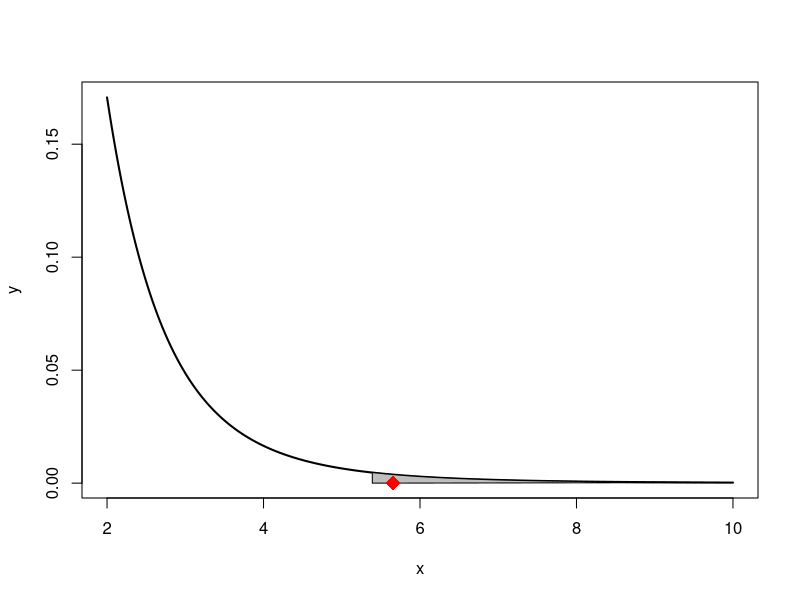

Write the R code that produced this figure.
#Page 693

t1<-c(71,72,75,80,60,65,63,78,75,73,72,65,63,69,64,71)
t2<-c(77,67,79,78,81,72,71,84,91)
t3<-c(81,79,73,71,75,84,77,67)

n1<-length(t1)
n2<-length(t2)
n3<-length(t3)

x1<-mean(t1)
x2<-mean(t2)
x3<-mean(t3)

var1<-var(t1)
var2<-var(t2)
var3<-var(t3)

x<-(x1*n1+x2*n2+x3*n3)/(n1+n2+n3)
alpha<-0.01
n<-33
K<-3
df1<-K-1
df2<-n-K

MST<-((n1*((x1-x)**2))+(n2*((x2-x)**2))+(n3*((x3-x)**2)))/(K-1)
MSE<-(((n1-1)*(var1))+((n2-1)*(var2))+((n3-1)*(var3)))/(n-K)
f0<-print(MST/MSE)

f<-qf(alpha,df1,df2,lower.tail = FALSE)
print(f)

if(f<f0){
  print("REJECT NULL HYPOTHESIS")
} else {
  print("ACCEPT NULL HYPOTHESIS")
}
x=seq(2,10,length=1000)
y=df(x,10,10)
plot(x,y,type="l",lwd=2,col="black")

x=seq(f,10,length=1000)
y=df(x,10,10)

polygon(c(f,x,f),c(0,y,0),col="gray")

points(f0,0,pch=18,col="red",cex=2)